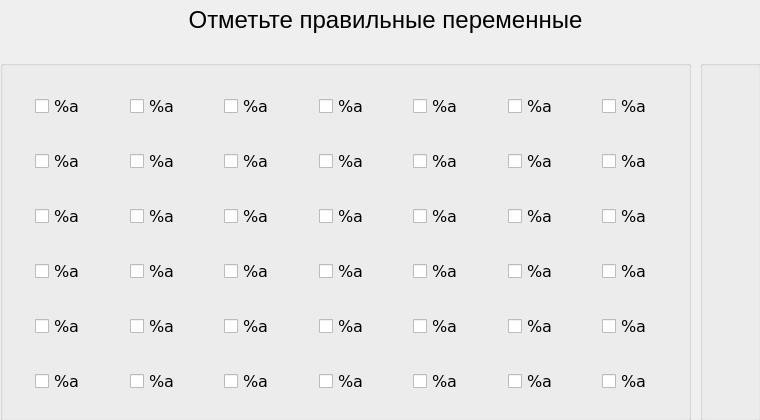
<?xml version="1.0" encoding="UTF-8"?>
<ui version="4.0">
 <class>Dialog</class>
 <widget class="QDialog" name="Dialog">
  <property name="geometry">
   <rect>
    <x>0</x>
    <y>0</y>
    <width>760</width>
    <height>420</height>
   </rect>
  </property>
  <property name="minimumSize">
   <size>
    <width>760</width>
    <height>420</height>
   </size>
  </property>
  <property name="maximumSize">
   <size>
    <width>760</width>
    <height>420</height>
   </size>
  </property>
  <property name="windowTitle">
   <string>Dialog</string>
  </property>
  <widget class="QLabel" name="label">
   <property name="geometry">
    <rect>
     <x>20</x>
     <y>0</y>
     <width>731</width>
     <height>41</height>
    </rect>
   </property>
   <property name="font">
    <font>
     <pointsize>18</pointsize>
    </font>
   </property>
   <property name="text">
    <string>&lt;html&gt;&lt;head/&gt;&lt;body&gt;&lt;p&gt;Отметьте правильные переменные&lt;/p&gt;&lt;/body&gt;&lt;/html&gt;</string>
   </property>
   <property name="alignment">
    <set>Qt::AlignCenter</set>
   </property>
  </widget>
  <widget class="QGroupBox" name="groupBox_2">
   <property name="geometry">
    <rect>
     <x>700</x>
     <y>60</y>
     <width>61</width>
     <height>361</height>
    </rect>
   </property>
   <property name="title">
    <string/>
   </property>
   <widget class="QWidget" name="">
    <property name="geometry">
     <rect>
      <x>10</x>
      <y>20</y>
      <width>48</width>
      <height>321</height>
     </rect>
    </property>
    <layout class="QGridLayout" name="gridLayout_2">
     <property name="verticalSpacing">
      <number>6</number>
     </property>
     <item row="0" column="0">
      <widget class="QLabel" name="label_7">
       <property name="text">
        <string/>
       </property>
      </widget>
     </item>
     <item row="1" column="0">
      <widget class="QLabel" name="label_4">
       <property name="text">
        <string/>
       </property>
      </widget>
     </item>
     <item row="2" column="0">
      <widget class="QLabel" name="label_2">
       <property name="text">
        <string/>
       </property>
      </widget>
     </item>
     <item row="3" column="0">
      <widget class="QLabel" name="label_5">
       <property name="text">
        <string/>
       </property>
      </widget>
     </item>
     <item row="4" column="0">
      <widget class="QLabel" name="label_3">
       <property name="text">
        <string/>
       </property>
      </widget>
     </item>
     <item row="5" column="0">
      <widget class="QLabel" name="label_6">
       <property name="text">
        <string/>
       </property>
      </widget>
     </item>
    </layout>
   </widget>
  </widget>
  <widget class="QGroupBox" name="groupBox">
   <property name="geometry">
    <rect>
     <x>0</x>
     <y>60</y>
     <width>691</width>
     <height>361</height>
    </rect>
   </property>
   <property name="title">
    <string/>
   </property>
   <widget class="QWidget" name="layoutWidget">
    <property name="geometry">
     <rect>
      <x>20</x>
      <y>10</y>
      <width>671</width>
      <height>351</height>
     </rect>
    </property>
    <layout class="QGridLayout" name="gridLayout">
     <property name="sizeConstraint">
      <enum>QLayout::SetDefaultConstraint</enum>
     </property>
     <property name="leftMargin">
      <number>15</number>
     </property>
     <property name="horizontalSpacing">
      <number>6</number>
     </property>
     <item row="0" column="0">
      <widget class="QCheckBox" name="checkBox_01">
       <property name="font">
        <font>
         <family>Verdana</family>
         <pointsize>12</pointsize>
        </font>
       </property>
       <property name="text">
        <string>%a</string>
       </property>
      </widget>
     </item>
     <item row="0" column="1">
      <widget class="QCheckBox" name="checkBox_02">
       <property name="font">
        <font>
         <family>Verdana</family>
         <pointsize>12</pointsize>
        </font>
       </property>
       <property name="text">
        <string>%a</string>
       </property>
      </widget>
     </item>
     <item row="0" column="2">
      <widget class="QCheckBox" name="checkBox_03">
       <property name="font">
        <font>
         <family>Verdana</family>
         <pointsize>12</pointsize>
        </font>
       </property>
       <property name="text">
        <string>%a</string>
       </property>
      </widget>
     </item>
     <item row="0" column="3">
      <widget class="QCheckBox" name="checkBox_04">
       <property name="font">
        <font>
         <family>Verdana</family>
         <pointsize>12</pointsize>
        </font>
       </property>
       <property name="text">
        <string>%a</string>
       </property>
      </widget>
     </item>
     <item row="0" column="4">
      <widget class="QCheckBox" name="checkBox_05">
       <property name="font">
        <font>
         <family>Verdana</family>
         <pointsize>12</pointsize>
        </font>
       </property>
       <property name="text">
        <string>%a</string>
       </property>
      </widget>
     </item>
     <item row="0" column="5">
      <widget class="QCheckBox" name="checkBox_06">
       <property name="font">
        <font>
         <family>Verdana</family>
         <pointsize>12</pointsize>
        </font>
       </property>
       <property name="text">
        <string>%a</string>
       </property>
      </widget>
     </item>
     <item row="0" column="6">
      <widget class="QCheckBox" name="checkBox_07">
       <property name="font">
        <font>
         <family>Verdana</family>
         <pointsize>12</pointsize>
        </font>
       </property>
       <property name="text">
        <string>%a</string>
       </property>
      </widget>
     </item>
     <item row="1" column="0">
      <widget class="QCheckBox" name="checkBox_08">
       <property name="font">
        <font>
         <family>Verdana</family>
         <pointsize>12</pointsize>
        </font>
       </property>
       <property name="text">
        <string>%a</string>
       </property>
      </widget>
     </item>
     <item row="1" column="1">
      <widget class="QCheckBox" name="checkBox_09">
       <property name="font">
        <font>
         <family>Verdana</family>
         <pointsize>12</pointsize>
        </font>
       </property>
       <property name="text">
        <string>%a</string>
       </property>
      </widget>
     </item>
     <item row="1" column="2">
      <widget class="QCheckBox" name="checkBox_10">
       <property name="font">
        <font>
         <family>Verdana</family>
         <pointsize>12</pointsize>
        </font>
       </property>
       <property name="text">
        <string>%a</string>
       </property>
      </widget>
     </item>
     <item row="1" column="3">
      <widget class="QCheckBox" name="checkBox_11">
       <property name="font">
        <font>
         <family>Verdana</family>
         <pointsize>12</pointsize>
        </font>
       </property>
       <property name="text">
        <string>%a</string>
       </property>
      </widget>
     </item>
     <item row="1" column="4">
      <widget class="QCheckBox" name="checkBox_12">
       <property name="font">
        <font>
         <family>Verdana</family>
         <pointsize>12</pointsize>
        </font>
       </property>
       <property name="text">
        <string>%a</string>
       </property>
      </widget>
     </item>
     <item row="1" column="5">
      <widget class="QCheckBox" name="checkBox_13">
       <property name="font">
        <font>
         <family>Verdana</family>
         <pointsize>12</pointsize>
        </font>
       </property>
       <property name="text">
        <string>%a</string>
       </property>
      </widget>
     </item>
     <item row="1" column="6">
      <widget class="QCheckBox" name="checkBox_14">
       <property name="font">
        <font>
         <family>Verdana</family>
         <pointsize>12</pointsize>
        </font>
       </property>
       <property name="text">
        <string>%a</string>
       </property>
      </widget>
     </item>
     <item row="2" column="0">
      <widget class="QCheckBox" name="checkBox_15">
       <property name="font">
        <font>
         <family>Verdana</family>
         <pointsize>12</pointsize>
        </font>
       </property>
       <property name="text">
        <string>%a</string>
       </property>
      </widget>
     </item>
     <item row="2" column="1">
      <widget class="QCheckBox" name="checkBox_16">
       <property name="font">
        <font>
         <family>Verdana</family>
         <pointsize>12</pointsize>
        </font>
       </property>
       <property name="text">
        <string>%a</string>
       </property>
      </widget>
     </item>
     <item row="2" column="2">
      <widget class="QCheckBox" name="checkBox_17">
       <property name="font">
        <font>
         <family>Verdana</family>
         <pointsize>12</pointsize>
        </font>
       </property>
       <property name="text">
        <string>%a</string>
       </property>
      </widget>
     </item>
     <item row="2" column="3">
      <widget class="QCheckBox" name="checkBox_18">
       <property name="font">
        <font>
         <family>Verdana</family>
         <pointsize>12</pointsize>
        </font>
       </property>
       <property name="text">
        <string>%a</string>
       </property>
      </widget>
     </item>
     <item row="2" column="4">
      <widget class="QCheckBox" name="checkBox_19">
       <property name="font">
        <font>
         <family>Verdana</family>
         <pointsize>12</pointsize>
        </font>
       </property>
       <property name="text">
        <string>%a</string>
       </property>
      </widget>
     </item>
     <item row="2" column="5">
      <widget class="QCheckBox" name="checkBox_20">
       <property name="font">
        <font>
         <family>Verdana</family>
         <pointsize>12</pointsize>
        </font>
       </property>
       <property name="text">
        <string>%a</string>
       </property>
      </widget>
     </item>
     <item row="2" column="6">
      <widget class="QCheckBox" name="checkBox_21">
       <property name="font">
        <font>
         <family>Verdana</family>
         <pointsize>12</pointsize>
        </font>
       </property>
       <property name="text">
        <string>%a</string>
       </property>
      </widget>
     </item>
     <item row="3" column="0">
      <widget class="QCheckBox" name="checkBox_22">
       <property name="font">
        <font>
         <family>Verdana</family>
         <pointsize>12</pointsize>
        </font>
       </property>
       <property name="text">
        <string>%a</string>
       </property>
      </widget>
     </item>
     <item row="3" column="1">
      <widget class="QCheckBox" name="checkBox_23">
       <property name="font">
        <font>
         <family>Verdana</family>
         <pointsize>12</pointsize>
        </font>
       </property>
       <property name="text">
        <string>%a</string>
       </property>
      </widget>
     </item>
     <item row="3" column="2">
      <widget class="QCheckBox" name="checkBox_24">
       <property name="font">
        <font>
         <family>Verdana</family>
         <pointsize>12</pointsize>
        </font>
       </property>
       <property name="text">
        <string>%a</string>
       </property>
      </widget>
     </item>
     <item row="3" column="3">
      <widget class="QCheckBox" name="checkBox_25">
       <property name="font">
        <font>
         <family>Verdana</family>
         <pointsize>12</pointsize>
        </font>
       </property>
       <property name="text">
        <string>%a</string>
       </property>
      </widget>
     </item>
     <item row="3" column="4">
      <widget class="QCheckBox" name="checkBox_26">
       <property name="font">
        <font>
         <family>Verdana</family>
         <pointsize>12</pointsize>
        </font>
       </property>
       <property name="text">
        <string>%a</string>
       </property>
      </widget>
     </item>
     <item row="3" column="5">
      <widget class="QCheckBox" name="checkBox_27">
       <property name="font">
        <font>
         <family>Verdana</family>
         <pointsize>12</pointsize>
        </font>
       </property>
       <property name="text">
        <string>%a</string>
       </property>
      </widget>
     </item>
     <item row="3" column="6">
      <widget class="QCheckBox" name="checkBox_28">
       <property name="font">
        <font>
         <family>Verdana</family>
         <pointsize>12</pointsize>
        </font>
       </property>
       <property name="text">
        <string>%a</string>
       </property>
      </widget>
     </item>
     <item row="4" column="0">
      <widget class="QCheckBox" name="checkBox_29">
       <property name="font">
        <font>
         <family>Verdana</family>
         <pointsize>12</pointsize>
        </font>
       </property>
       <property name="text">
        <string>%a</string>
       </property>
      </widget>
     </item>
     <item row="4" column="1">
      <widget class="QCheckBox" name="checkBox_30">
       <property name="font">
        <font>
         <family>Verdana</family>
         <pointsize>12</pointsize>
        </font>
       </property>
       <property name="text">
        <string>%a</string>
       </property>
      </widget>
     </item>
     <item row="4" column="2">
      <widget class="QCheckBox" name="checkBox_31">
       <property name="font">
        <font>
         <family>Verdana</family>
         <pointsize>12</pointsize>
        </font>
       </property>
       <property name="text">
        <string>%a</string>
       </property>
      </widget>
     </item>
     <item row="4" column="3">
      <widget class="QCheckBox" name="checkBox_32">
       <property name="font">
        <font>
         <family>Verdana</family>
         <pointsize>12</pointsize>
        </font>
       </property>
       <property name="text">
        <string>%a</string>
       </property>
      </widget>
     </item>
     <item row="4" column="4">
      <widget class="QCheckBox" name="checkBox_33">
       <property name="font">
        <font>
         <family>Verdana</family>
         <pointsize>12</pointsize>
        </font>
       </property>
       <property name="text">
        <string>%a</string>
       </property>
      </widget>
     </item>
     <item row="4" column="5">
      <widget class="QCheckBox" name="checkBox_34">
       <property name="font">
        <font>
         <family>Verdana</family>
         <pointsize>12</pointsize>
        </font>
       </property>
       <property name="text">
        <string>%a</string>
       </property>
      </widget>
     </item>
     <item row="4" column="6">
      <widget class="QCheckBox" name="checkBox_35">
       <property name="font">
        <font>
         <family>Verdana</family>
         <pointsize>12</pointsize>
        </font>
       </property>
       <property name="text">
        <string>%a</string>
       </property>
      </widget>
     </item>
     <item row="5" column="0">
      <widget class="QCheckBox" name="checkBox_36">
       <property name="font">
        <font>
         <family>Verdana</family>
         <pointsize>12</pointsize>
        </font>
       </property>
       <property name="text">
        <string>%a</string>
       </property>
      </widget>
     </item>
     <item row="5" column="1">
      <widget class="QCheckBox" name="checkBox_37">
       <property name="font">
        <font>
         <family>Verdana</family>
         <pointsize>12</pointsize>
        </font>
       </property>
       <property name="text">
        <string>%a</string>
       </property>
      </widget>
     </item>
     <item row="5" column="2">
      <widget class="QCheckBox" name="checkBox_38">
       <property name="font">
        <font>
         <family>Verdana</family>
         <pointsize>12</pointsize>
        </font>
       </property>
       <property name="text">
        <string>%a</string>
       </property>
      </widget>
     </item>
     <item row="5" column="3">
      <widget class="QCheckBox" name="checkBox_39">
       <property name="font">
        <font>
         <family>Verdana</family>
         <pointsize>12</pointsize>
        </font>
       </property>
       <property name="text">
        <string>%a</string>
       </property>
      </widget>
     </item>
     <item row="5" column="4">
      <widget class="QCheckBox" name="checkBox_40">
       <property name="font">
        <font>
         <family>Verdana</family>
         <pointsize>12</pointsize>
        </font>
       </property>
       <property name="text">
        <string>%a</string>
       </property>
      </widget>
     </item>
     <item row="5" column="5">
      <widget class="QCheckBox" name="checkBox_41">
       <property name="font">
        <font>
         <family>Verdana</family>
         <pointsize>12</pointsize>
        </font>
       </property>
       <property name="text">
        <string>%a</string>
       </property>
      </widget>
     </item>
     <item row="5" column="6">
      <widget class="QCheckBox" name="checkBox_42">
       <property name="font">
        <font>
         <family>Verdana</family>
         <pointsize>12</pointsize>
        </font>
       </property>
       <property name="text">
        <string>%a</string>
       </property>
      </widget>
     </item>
    </layout>
   </widget>
  </widget>
 </widget>
 <resources/>
 <connections/>
</ui>
